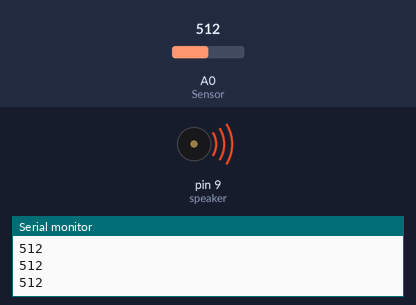
Recording of a sketch running on a simulated Arduino Uno, built with avr-gcc and run on an emulated ATmega328P. Parts: buzzer (waves = sounding), the last lines printed to the serial monitor. The test bench sets the inputs (shaded band); at power-on: A0 (Sensor) = 512.

Above: at 1.2 s.
1.3 s: A0 (Sensor) set to 0
At 2.2 s:
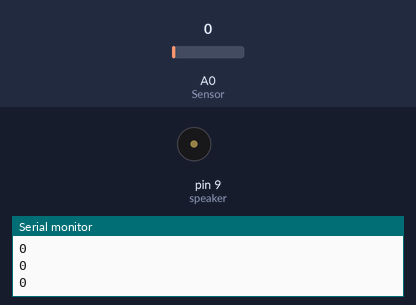
2.8 s: A0 (Sensor) set to 122
At 3.4 s:
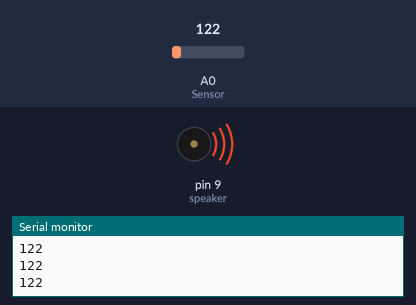
Timing chart, 0 to 5.8 s (numbered marks = the images above; inputs shaded):
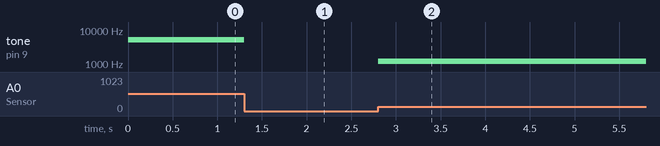

The sketch:

microphone.ino
```cpp
int Sensor = A0;
int speaker = 9;

void setup() {
  // put your setup code here, to run once:
  Serial.begin(9600);
  pinMode(speaker, OUTPUT);
}

void loop() {
  // put your main code here, to run repeatedly:
  Serial.println(int(analogRead(Sensor)));
  tone(speaker, analogRead(Sensor)*10, 10);
}
```

Measured:
- after the input at 1.3 s, tone on pin 9 (speaker): 5120 Hz → silent at once
- after the input at 2.8 s, tone on pin 9 (speaker): silent → 1220 Hz at once
